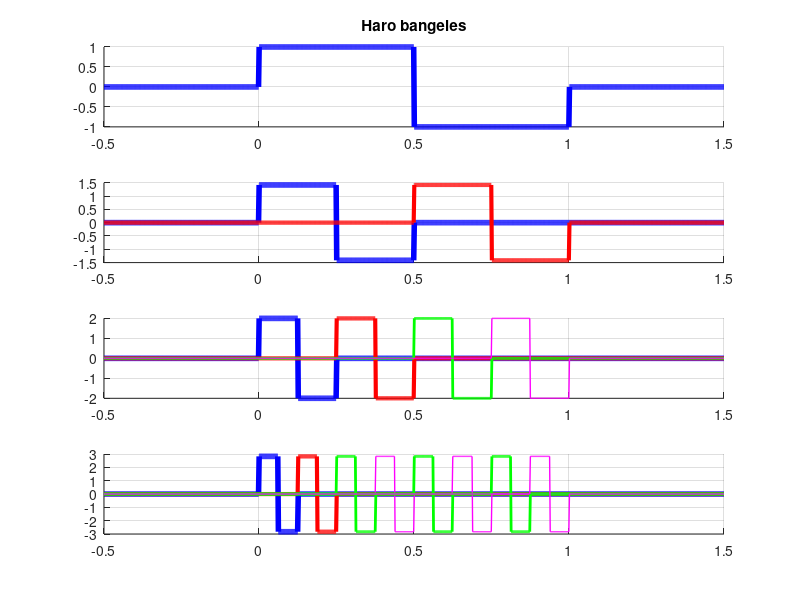
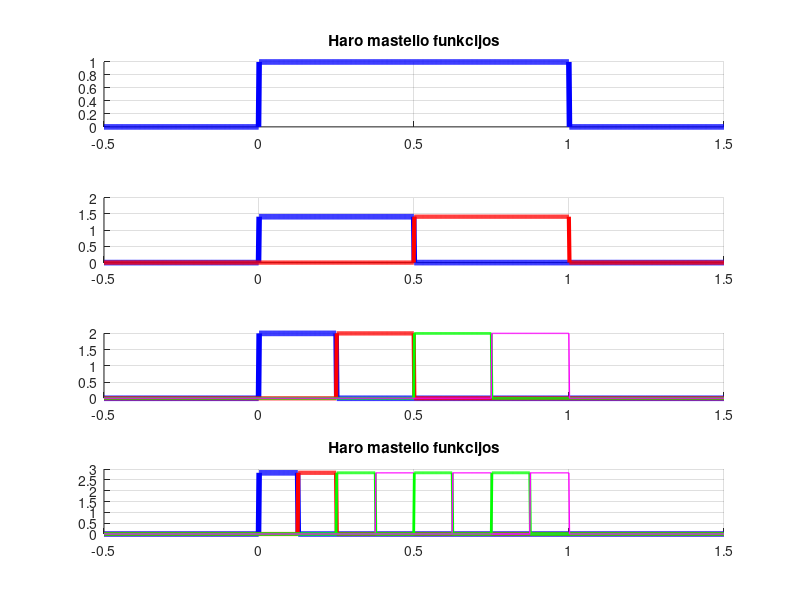

MATLAB code to generate these figures, in order:
%
%   Haro bangeliu baze
%

function main
clc,close all,clear all

a=0;b=1.;
xmin=a-0.5;xmax=b+0.5;n=1000;
dx=(xmax-xmin)/(n-1);
xxx=[xmin:dx:xmax];
figure(1),hold on,grid on
subplot(4,1,1);hold on,grid on;plot(xxx,Haar_wavelet(xxx,0,0,a,b),'b-','LineWidth',4);title('Haro bangeles');
subplot(4,1,2); hold on,grid on;plot(xxx,Haar_wavelet(xxx,1,0,a,b),'b-','LineWidth',4);plot(xxx,Haar_wavelet(xxx,1,1,a,b),'r-','LineWidth',3);
subplot(4,1,3); hold on,grid on;plot(xxx,Haar_wavelet(xxx,2,0,a,b),'b-','LineWidth',4);plot(xxx,Haar_wavelet(xxx,2,1,a,b),'r-','LineWidth',3);
                        plot(xxx,Haar_wavelet(xxx,2,2,a,b),'g-','LineWidth',2);plot(xxx,Haar_wavelet(xxx,2,3,a,b),'m-','LineWidth',1);  
subplot(4,1,4); hold on,grid on;plot(xxx,Haar_wavelet(xxx,3,0,a,b),'b-','LineWidth',4);plot(xxx,Haar_wavelet(xxx,3,1,a,b),'r-','LineWidth',3);
                        plot(xxx,Haar_wavelet(xxx,3,2,a,b),'g-','LineWidth',2);plot(xxx,Haar_wavelet(xxx,3,3,a,b),'m-','LineWidth',1);
                        plot(xxx,Haar_wavelet(xxx,3,4,a,b),'g-','LineWidth',2);plot(xxx,Haar_wavelet(xxx,3,5,a,b),'m-','LineWidth',1);
                        plot(xxx,Haar_wavelet(xxx,3,6,a,b),'g-','LineWidth',2);plot(xxx,Haar_wavelet(xxx,3,7,a,b),'m-','LineWidth',1);
                        

figure(2),hold on,grid on,
Haar_scaling(xxx,0,0,a,b)
subplot(4,1,1);hold on,grid on;plot(xxx,Haar_scaling(xxx,0,0,a,b),'b-','LineWidth',4);


title('Haro mastelio funkcijos')
subplot(4,1,2); hold on,grid on;plot(xxx,Haar_scaling(xxx,1,0,a,b),'b-','LineWidth',4);plot(xxx,Haar_scaling(xxx,1,1,a,b),'r-','LineWidth',3);
subplot(4,1,3); hold on,grid on;plot(xxx,Haar_scaling(xxx,2,0,a,b),'b-','LineWidth',4);plot(xxx,Haar_scaling(xxx,2,1,a,b),'r-','LineWidth',3);
                        plot(xxx,Haar_scaling(xxx,2,2,a,b),'g-','LineWidth',2);plot(xxx,Haar_scaling(xxx,2,3,a,b),'m-','LineWidth',1);
subplot(4,1,4); hold on,grid on;plot(xxx,Haar_scaling(xxx,3,0,a,b),'b-','LineWidth',4);plot(xxx,Haar_scaling(xxx,3,1,a,b),'r-','LineWidth',3);
                        plot(xxx,Haar_scaling(xxx,3,2,a,b),'g-','LineWidth',2);plot(xxx,Haar_scaling(xxx,3,3,a,b),'m-','LineWidth',1);   
                        plot(xxx,Haar_scaling(xxx,3,4,a,b),'g-','LineWidth',2);plot(xxx,Haar_scaling(xxx,3,5,a,b),'m-','LineWidth',1);
                        plot(xxx,Haar_scaling(xxx,3,6,a,b),'g-','LineWidth',2);plot(xxx,Haar_scaling(xxx,3,7,a,b),'m-','LineWidth',1);                        
                        
    title('Haro mastelio funkcijos')
return





return
end

function h=Haar_scaling(x,j,k,a,b)
xtld=1/(b-a)*x+a/(a-b); % (a,b) intervale duota kintamojo reiksme perskaiciuojama i "standartini" 
                        % intervala (0,1), kuriame uzrasyta bangeles formule  
xx=2^j*xtld-k;
h=2^(j/2)*(sign(xx)-sign(xx-1))/(2*(b-a));
end
function h=Haar_wavelet(x,j,k,a,b)
xtld=1/(b-a)*x+a/(a-b); % (a,b) intervale duota kintamojo reiksme perskaiciuojama i "standartini" 
                        % intervala (0,1), kuriame uzrasyta bangeles formule  
xx=2^j*xtld-k;
h=2^(j/2)*(sign(xx)-2*sign(xx-0.5)+sign(xx-1))/(2*(b-a));
return
end


